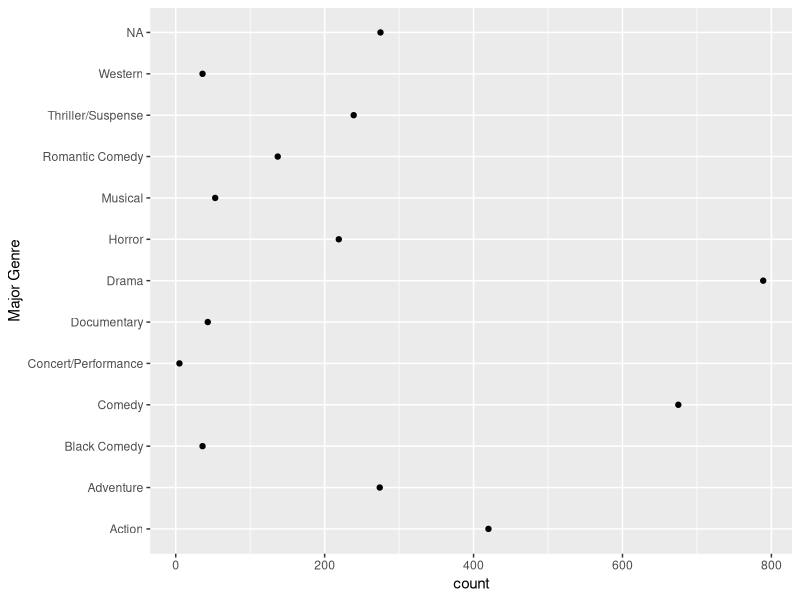

This figure's R source:
library(tidyverse)

df <- read_csv("data/movies.csv")
ggplot(df) +
  geom_point(aes(y = `Major Genre`), stat = "count")
